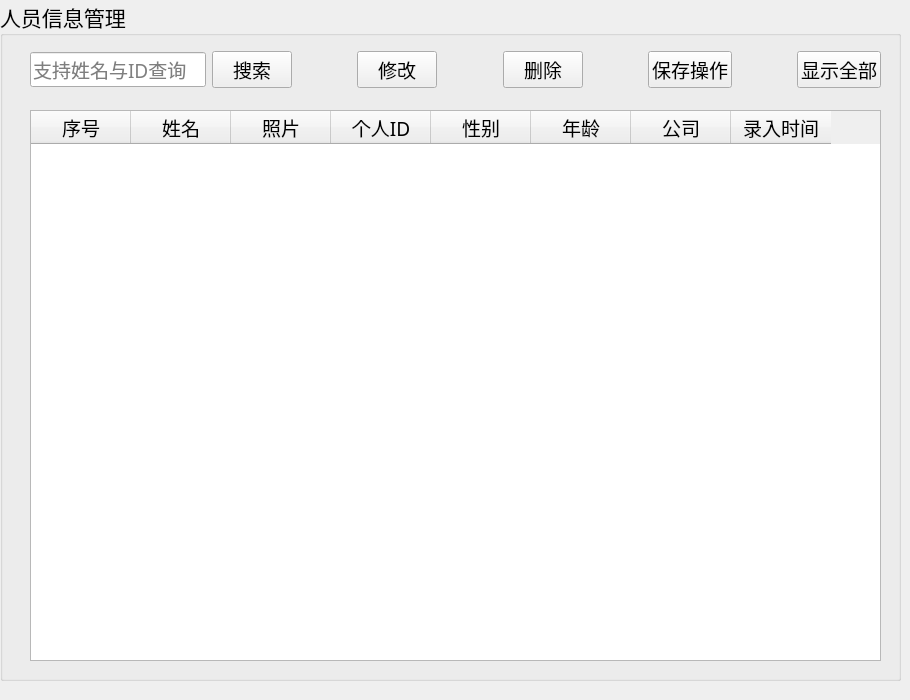
<?xml version="1.0" encoding="UTF-8"?>
<ui version="4.0">
 <class>DataManageForm</class>
 <widget class="QWidget" name="DataManageForm">
  <property name="geometry">
   <rect>
    <x>0</x>
    <y>0</y>
    <width>910</width>
    <height>700</height>
   </rect>
  </property>
  <property name="windowTitle">
   <string>Form</string>
  </property>
  <widget class="QGroupBox" name="groupBox">
   <property name="geometry">
    <rect>
     <x>0</x>
     <y>0</y>
     <width>901</width>
     <height>681</height>
    </rect>
   </property>
   <property name="font">
    <font>
     <family>华文楷体</family>
     <pointsize>16</pointsize>
    </font>
   </property>
   <property name="title">
    <string>人员信息管理</string>
   </property>
   <widget class="QTableWidget" name="tableWidget">
    <property name="geometry">
     <rect>
      <x>30</x>
      <y>110</y>
      <width>851</width>
      <height>551</height>
     </rect>
    </property>
    <property name="font">
     <font>
      <family>华文楷体</family>
      <pointsize>14</pointsize>
     </font>
    </property>
    <column>
     <property name="text">
      <string>序号</string>
     </property>
     <property name="font">
      <font>
       <family>华文楷体</family>
       <pointsize>14</pointsize>
      </font>
     </property>
    </column>
    <column>
     <property name="text">
      <string>姓名</string>
     </property>
     <property name="font">
      <font>
       <family>华文楷体</family>
       <pointsize>14</pointsize>
      </font>
     </property>
    </column>
    <column>
     <property name="text">
      <string>照片</string>
     </property>
     <property name="font">
      <font>
       <family>华文楷体</family>
       <pointsize>14</pointsize>
      </font>
     </property>
    </column>
    <column>
     <property name="text">
      <string>个人ID</string>
     </property>
     <property name="font">
      <font>
       <family>华文楷体</family>
       <pointsize>14</pointsize>
      </font>
     </property>
    </column>
    <column>
     <property name="text">
      <string>性别</string>
     </property>
     <property name="font">
      <font>
       <family>华文楷体</family>
       <pointsize>14</pointsize>
      </font>
     </property>
    </column>
    <column>
     <property name="text">
      <string>年龄</string>
     </property>
     <property name="font">
      <font>
       <family>华文楷体</family>
       <pointsize>14</pointsize>
      </font>
     </property>
    </column>
    <column>
     <property name="text">
      <string>公司</string>
     </property>
     <property name="font">
      <font>
       <family>华文楷体</family>
       <pointsize>14</pointsize>
      </font>
     </property>
    </column>
    <column>
     <property name="text">
      <string>录入时间</string>
     </property>
     <property name="font">
      <font>
       <family>华文楷体</family>
       <pointsize>14</pointsize>
      </font>
     </property>
    </column>
   </widget>
   <widget class="QWidget" name="layoutWidget">
    <property name="geometry">
     <rect>
      <x>30</x>
      <y>50</y>
      <width>851</width>
      <height>39</height>
     </rect>
    </property>
    <layout class="QHBoxLayout" name="horizontalLayout_2">
     <item>
      <layout class="QHBoxLayout" name="horizontalLayout">
       <item>
        <widget class="QLineEdit" name="lineEdit">
         <property name="font">
          <font>
           <family>华文楷体</family>
           <pointsize>14</pointsize>
          </font>
         </property>
         <property name="placeholderText">
          <string>支持姓名与ID查询</string>
         </property>
        </widget>
       </item>
       <item>
        <widget class="QPushButton" name="searchBtn">
         <property name="font">
          <font>
           <family>华文楷体</family>
           <pointsize>14</pointsize>
          </font>
         </property>
         <property name="styleSheet">
          <string notr="true"/>
         </property>
         <property name="text">
          <string>搜索</string>
         </property>
         <property name="icon">
          <iconset theme="21">
           <activeon>:/icons/ui_imgs/icons/search.png</activeon>
          </iconset>
         </property>
        </widget>
       </item>
      </layout>
     </item>
     <item>
      <spacer name="horizontalSpacer">
       <property name="orientation">
        <enum>Qt::Horizontal</enum>
       </property>
       <property name="sizeHint" stdset="0">
        <size>
         <width>40</width>
         <height>20</height>
        </size>
       </property>
      </spacer>
     </item>
     <item>
      <widget class="QPushButton" name="changeBtn">
       <property name="font">
        <font>
         <family>华文楷体</family>
         <pointsize>14</pointsize>
        </font>
       </property>
       <property name="text">
        <string>修改</string>
       </property>
       <property name="icon">
        <iconset>
         <activeon>:/icons/ui_imgs/icons/修改.png</activeon>
        </iconset>
       </property>
      </widget>
     </item>
     <item>
      <spacer name="horizontalSpacer_2">
       <property name="orientation">
        <enum>Qt::Horizontal</enum>
       </property>
       <property name="sizeHint" stdset="0">
        <size>
         <width>40</width>
         <height>20</height>
        </size>
       </property>
      </spacer>
     </item>
     <item>
      <widget class="QPushButton" name="delBtn">
       <property name="font">
        <font>
         <family>华文楷体</family>
         <pointsize>14</pointsize>
        </font>
       </property>
       <property name="text">
        <string>删除</string>
       </property>
       <property name="icon">
        <iconset>
         <activeon>:/icons/ui_imgs/icons/删除.png</activeon>
        </iconset>
       </property>
      </widget>
     </item>
     <item>
      <spacer name="horizontalSpacer_3">
       <property name="orientation">
        <enum>Qt::Horizontal</enum>
       </property>
       <property name="sizeHint" stdset="0">
        <size>
         <width>40</width>
         <height>20</height>
        </size>
       </property>
      </spacer>
     </item>
     <item>
      <widget class="QPushButton" name="saveBtn">
       <property name="font">
        <font>
         <family>华文楷体</family>
         <pointsize>14</pointsize>
        </font>
       </property>
       <property name="text">
        <string>保存操作</string>
       </property>
       <property name="icon">
        <iconset>
         <activeon>:/icons/ui_imgs/icons/保存.png</activeon>
        </iconset>
       </property>
      </widget>
     </item>
     <item>
      <spacer name="horizontalSpacer_4">
       <property name="orientation">
        <enum>Qt::Horizontal</enum>
       </property>
       <property name="sizeHint" stdset="0">
        <size>
         <width>40</width>
         <height>20</height>
        </size>
       </property>
      </spacer>
     </item>
     <item>
      <widget class="QPushButton" name="showAllBtn">
       <property name="font">
        <font>
         <family>华文楷体</family>
         <pointsize>14</pointsize>
        </font>
       </property>
       <property name="text">
        <string>显示全部</string>
       </property>
       <property name="icon">
        <iconset>
         <activeon>:/icons/ui_imgs/icons/显示全部.png</activeon>
        </iconset>
       </property>
      </widget>
     </item>
    </layout>
   </widget>
  </widget>
 </widget>
 <resources>
  <include location="img_source.qrc"/>
 </resources>
 <connections/>
</ui>
